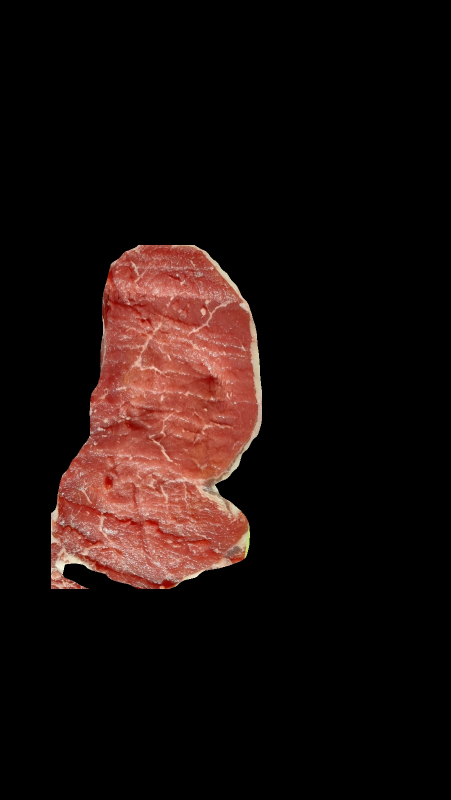
#> input picture Aula pixels/1708025048589.jpg, 901 x 1599 px (shown at 1/2 size)
$ python glare2.py
#> lines starting #> are read from the running program, lines starting #| are printed output that depends on the picture; after the words box and inside, x2 and y2 are one past the last pixel; in counts of white or black regions, pixels touching at a corner belong together; long printed decimals are rounded
import cv2
import numpy as np

# Caminho para a imagem que você quer abrir

marmoreio_image = cv2.imread('1708025048589.jpg')
#> marmoreio_image is the input picture: shape (1599, 901, 3); mean B, G, R 12.2, 14.4, 27.1
mask_lea = cv2.imread('1708352497062.jpg')
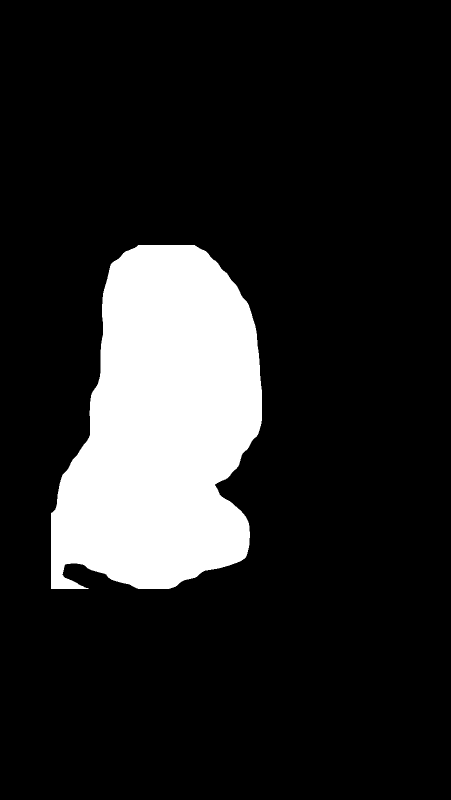
#> input picture Aula pixels/1708352497062.jpg, 901 x 1599 px (shown at 1/2 size)
#> mask_lea is the input picture: shape (1599, 901, 3); min 0, max 255, mean 38
cv2.imwrite('mask_lea.png', mask_lea)

no_glare =  marmoreio_image.copy()
haha_glare =  mask_lea.copy()

brilho_global1 = np.mean(np.log1p(marmoreio_image))
#> brilho_global1 = 0.698
print('brilho', brilho_global1)
#| brilho 0.6978
print('brilho traduzido', round(brilho_global1,2))
#| brilho traduzido 0.7


num_rows = 2
num_cols = 1

    # Calcular o tamanho de cada parte
height, width =no_glare.shape[:2]
#> height = 1599; width = 901
part_height = height // num_rows
#> part_height = 799
part_width = width // num_cols
#> part_width = 901

output_parts = []
no_glare_parts = []

# Dividir a imagem em partes e exibi-las
for r in range(num_rows):
    for c in range(num_cols):
        print(r)
        # Calcular as coordenadas de início e fim da parte atual
        start_row = r * part_height
        end_row = (r + 1) * part_height
        start_col = c * part_width
        end_col = (c + 1) * part_width

        # Obter a parte atual da imagem
        part_img = no_glare[start_row:end_row, start_col:end_col]
        cv2.imwrite('part_img.png', part_img)

        part_lea = mask_lea[start_row:end_row, start_col:end_col]
        cv2.imwrite('part_lea.png', part_lea)

        # blur
        blr = cv2.medianBlur(part_img, 15)
        cv2.imwrite('blr_img.png', blr)

        #hsv
        hsv = cv2.cvtColor(part_img, cv2.COLOR_RGB2HSV)
        val = hsv[:, :, 2]

        cv2.imwrite('hsv_img.png', hsv)

        # at
        at = cv2.adaptiveThreshold(np.array(255- val), 255, cv2.ADAPTIVE_THRESH_GAUSSIAN_C, cv2.THRESH_BINARY, 5, 15)
        cv2.imwrite('at_img.png', at)# Now invert the threshold, and run another for edges.

        ia = np.array(255 - at)  # inversion of adaptiveThreshold of the value.
                #ia = cv2.cvtColor(ia, cv2.COLOR_BGR2GRAY)
        index_iv = 40
        iv = cv2.adaptiveThreshold(ia, 255, cv2.ADAPTIVE_THRESH_GAUSSIAN_C, cv2.THRESH_BINARY, 5, index_iv)
        cv2.imwrite('iv_img.png', iv)

        ib = cv2.subtract(iv, ia)
        cv2.imwrite('ib_img.png', ib)
        # Turn this to a 3 channel mask.
        bz = cv2.merge([ib, ib, ib])
        cv2.imwrite('bz_img.png', bz)
        # Use the blur where the mask is, otherwise use the image.
        dsy = np.where(bz == (0, 0, 0), blr, part_img)
        cv2.imwrite('dsy_img.png', dsy)
        result = dsy.copy()
        cv2.imwrite('result_img.png', result)
        # Count the number of pixels with reflex
        num_pixels_reflex = cv2.countNonZero(ia)
        print('num_pixels_reflex')
        print(num_pixels_reflex)

        meatyPixelArea = cv2.countNonZero(cv2.cvtColor(part_lea, cv2.COLOR_BGR2GRAY))
        print('meatyPixelArea')
        print(meatyPixelArea)

        if num_pixels_reflex != 0 and meatyPixelArea != 0 :
            #print("Pixels AOL:", meatyPixelArea)
            #mask_lea = cv2.cvtColor(mask_lea, cv2.COLOR_BGR2GRAY)
            glarePercentage = (num_pixels_reflex/meatyPixelArea)*100
            #print("Part {r}-{c}%:", glarePercentage)
            # Exibir a parte atual
        else:
            glarePercentage =0
            #print("Part {r}-{c}%:", glarePercentage)

        print('GLARE')
        print(glarePercentage)

        red_intensity = 168# 78 + (182*0.088) + (97*0.585) + (82*0.047) + (glarePercentage*1.41)

        print('red_intensity')
        print(red_intensity)

                # Converter a imagem para escala de cinza
        gray_img = cv2.cvtColor(result, cv2.COLOR_BGR2GRAY)

        white_intensity = 240

        print('white_intensity')
        print(white_intensity)

        # Criar uma matriz de zeros do mesmo tamanho da imagem
        output_img = np.zeros_like(result)

        # Substituir os pixels de acordo com a intensidade
        mask_red = gray_img < red_intensity
        mask_white = (gray_img >= red_intensity) & (gray_img < white_intensity)

        output_img[mask_red] = [0, 0, 255]  # substituir por vermelho
        output_img[mask_white] = [255, 255, 255]  # substituir por branco

        cv2.imwrite('output1_img.png', output_img)

        # Substituir todos os outros pixels (aqueles com intensidade acima de white_intensity) por branco
        mask_others = ~mask_red & ~mask_white
        output_img[mask_others] = [255, 255, 255]

        cv2.imwrite('output2_img.png', output_img)

        output_parts.append(output_img)
        no_glare_parts.append(result)
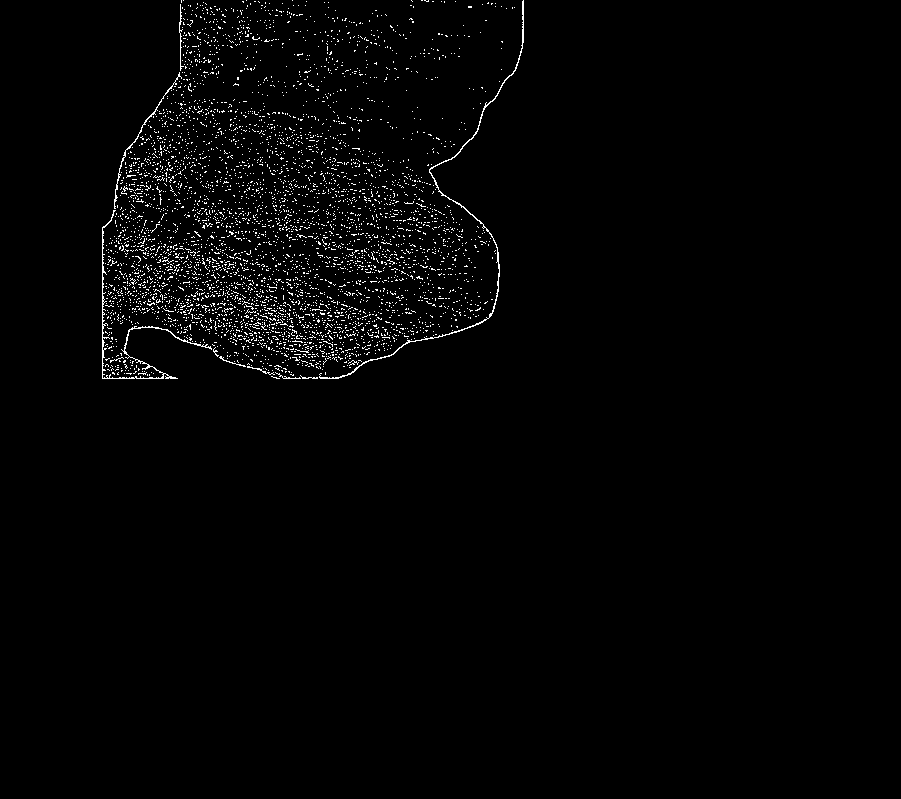
#> ia: shape (799, 901); 1.7% white in thin lines or dots, all inside (x1, y1, x2, y2) = (102, 0, 524, 379)
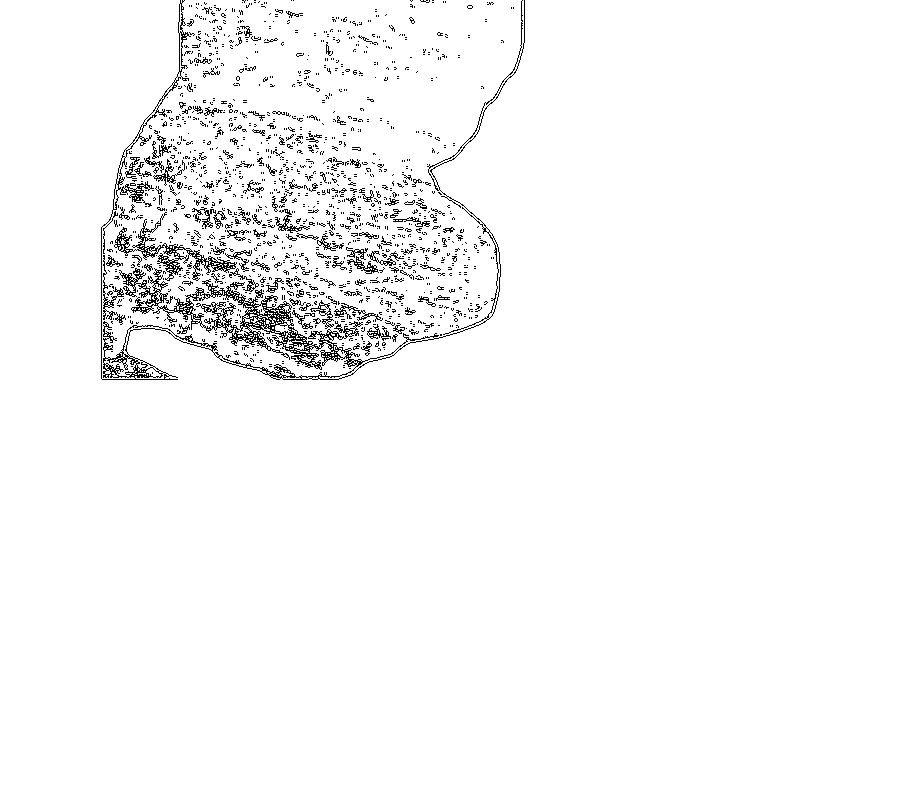
#> iv: shape (799, 901); 97% white; black in thin lines or dots, all inside (x1, y1, x2, y2) = (101, 0, 525, 380)
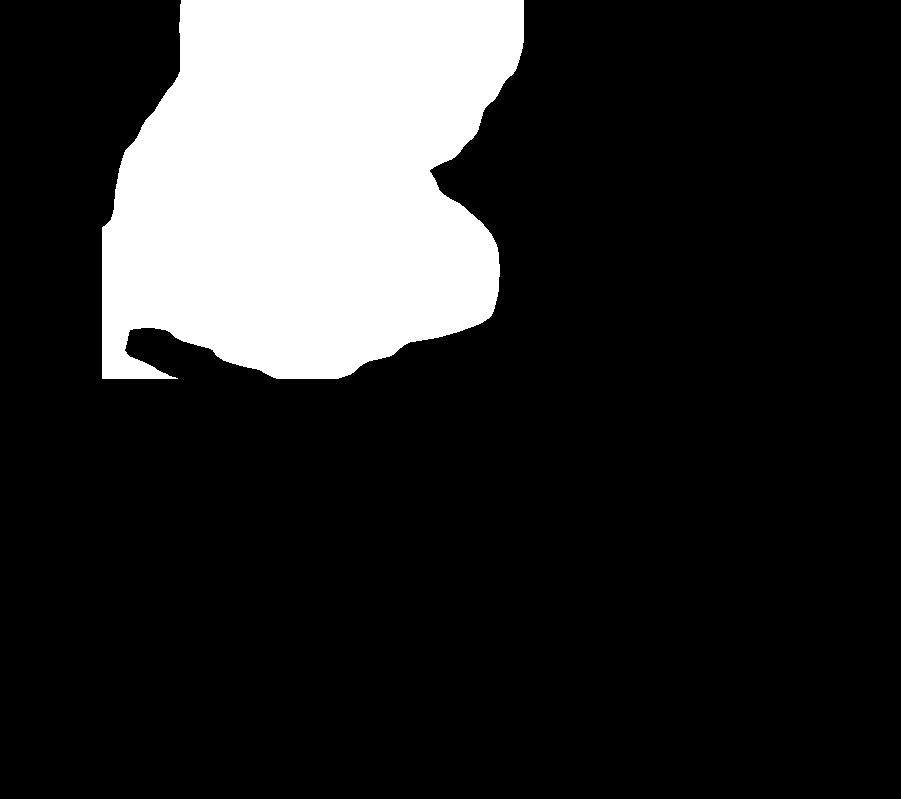
#> part_lea: shape (799, 901, 3); min 0, max 255, mean 45.1
#> after the loop, no_glare_parts = 2 items; output_parts = 2 items

 # Criar uma imagem em branco do tamanho total da imagem original
output_img = np.zeros_like(no_glare)
no_glare =np.zeros_like(no_glare)

cv2.imwrite('no_glare2.png', no_glare)


# Copiar cada parte para a posição correta na imagem final
for r in range(num_rows):
    for c in range(num_cols):
        # Calcular as coordenadas de início e fim da parte atual
        start_row = r * part_height
        end_row = (r + 1) * part_height
        start_col = c * part_width
        end_col = (c + 1) * part_width

        # Obter a parte atual da lista de partes
        part_img_output = output_parts[r * num_cols + c]
        part_img_no_glare = no_glare_parts[r * num_cols + c]

        # Copiar a parte para a posição correta na imagem final
        output_img[start_row:end_row, start_col:end_col] = part_img_output
        no_glare[start_row:end_row, start_col:end_col] = part_img_no_glare
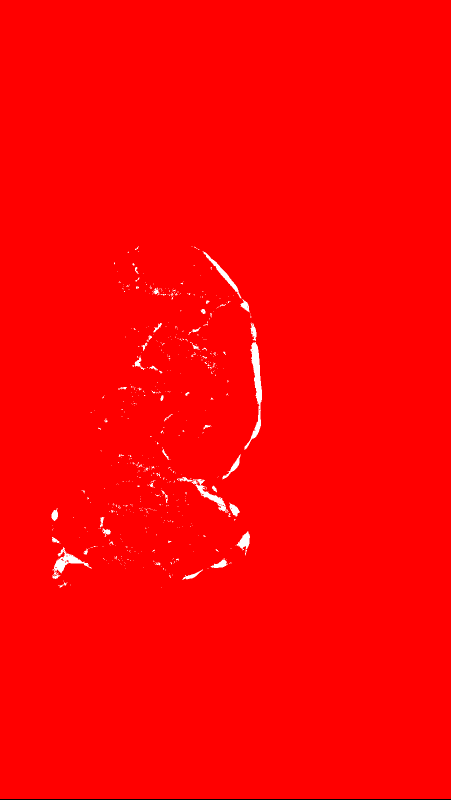
#> output_img: shape (1599, 901, 3) (shown at 1/2 size); mean B, G, R 2, 2, 254.8
        ##Abordagem para remover borda
img= output_img.copy()

cv2.imwrite('img_img.png', img)

# Remove background using bitwise-and operation and mask

mask_lea = cv2.cvtColor(mask_lea, cv2.COLOR_BGR2GRAY)
#> mask_lea: shape (1599, 901)

outImage = cv2.bitwise_and(img, img, mask=mask_lea)
outImage[mask_lea == 0] = [0, 0, 0]  # Turn background black

cv2.imwrite('outImage.png', outImage)


gray = cv2.cvtColor(outImage, cv2.COLOR_BGR2GRAY)
cv2.imwrite('gray_img.png', gray)

# Limiarização para segmentar os pixels brancos (marmoreio)
_, thresh = cv2.threshold(gray, 127, 255, cv2.THRESH_BINARY)
#> thresh: shape (1599, 901); 0.8% white; 548 white regions (497 under 20 px)

        # Encontra os contornos dos pixels brancos
contours, _ = cv2.findContours(thresh, cv2.RETR_EXTERNAL, cv2.CHAIN_APPROX_SIMPLE)
#> contours = 548 contours, 510 with area under 20; largest, box (x1, y1, x2, y2) and area: (489, 684, 524, 900) 1880, (105, 1094, 184, 1158) 1166, (354, 954, 458, 1026) 1064, (405, 503, 483, 597) 708, (474, 1062, 500, 1101) 478

        # Cria uma máscara em branco para o preenchimento
mask = np.zeros_like(outImage)

for contour in contours:
    # Verifica se o contorno tem pelo menos um pixel branco em contato com um pixel preto
    for point in contour:
        x, y = point[0]
        if (
            (x > 0 and gray[y, x - 1] == 0) or  # Pixel à esquerda
            (x < outImage.shape[1] - 1 and gray[y, x + 1] == 0) or  # Pixel à direita
            (y > 0 and gray[y - 1, x] == 0) or  # Pixel acima
            (y < outImage.shape[0] - 1 and gray[y + 1, x] == 0)  # Pixel abaixo
        ):
            area = len(contour)
            if area < 770:
                cv2.drawContours(outImage, [contour], -1, (0, 0, 255), thickness=cv2.FILLED)  # Preenche com vermelho
#> this loop made 548 passes
#> contour on passes 1 to 3: [[323, 1174]], [[116, 1170], [116, 1171]], [[140, 1169], [140, 1170]]
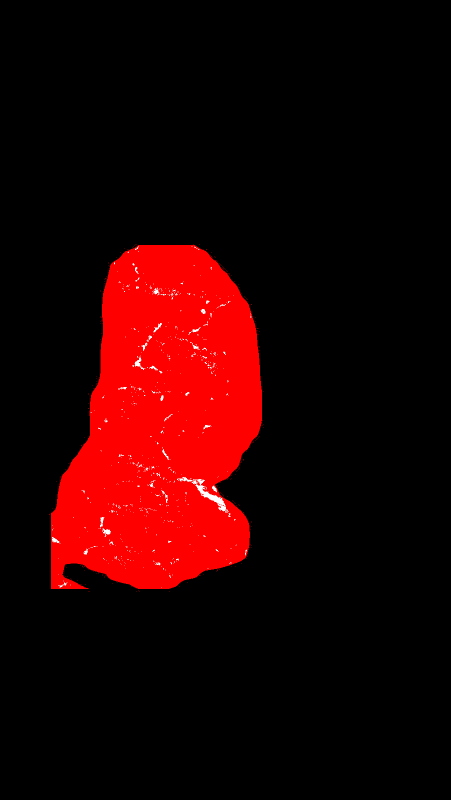
#> outImage: shape (1599, 901, 3) (shown at 1/2 size); mean B, G, R 0.9, 0.9, 38
cv2.imwrite('outImageFinal.png', outImage)
print('finalizado')

# Aplicar o limiar na imagem para obter uma imagem binária
bin_img = cv2.cvtColor(outImage, cv2.COLOR_BGR2GRAY)
        # Contar o número de pixels brancos na imagem binária
white_pixels = np.sum(bin_img == 255)
#> white_pixels = 4943

print('aqui_white_pixels')
print(white_pixels)
#| 4943
        # Calculando Marmoreio
meatyPixelArea = cv2.countNonZero(mask_lea)
#> meatyPixelArea = 214793
print('aqui_meatyPixelArea')
print(meatyPixelArea)
#| 214793
marblePercentage= (white_pixels/meatyPixelArea)*100
#> marblePercentage = 2.3


print('marblePercentage')
print(marblePercentage)
#| 2.301

def get_marble(marblePercentage):
#> called with marblePercentage = 2.3
            if marblePercentage > 18.27:
                return 1100
            data = {
                0.4: 100, 0.45: 110, 0.5: 120, 0.55: 130, 0.6: 140, 0.65: 150, 0.7: 160, 0.75: 170, 0.8: 180, 0.85: 190,
                0.9: 200, 1.03: 210, 1.16: 220, 1.29: 230, 1.42: 240, 1.55: 250, 1.68: 260, 1.81: 270, 1.94: 280, 2.07: 290,
                2.2: 300, 2.312: 310, 2.424: 320, 2.536: 330, 2.648: 340, 2.76: 350, 2.872: 360, 2.984: 370, 3.096: 380,
                3.208: 390, 3.32: 400, 3.427: 410, 3.534: 420, 3.641: 430, 3.748: 440, 3.855: 450, 3.962: 460, 4.069: 470,
                4.176: 480, 4.283: 490, 4.39: 500, 4.627: 510, 4.864: 520, 5.101: 530, 5.338: 540, 5.575: 550, 5.812: 560,
                6.049: 570, 6.286: 580, 6.523: 590, 6.76: 600, 6.895: 610, 7.03: 620, 7.165: 630, 7.3: 640, 7.435: 650,
                7.57: 660, 7.705: 670, 7.84: 680, 7.975: 690, 8.11: 700, 8.377: 710, 8.644: 720, 8.911: 730, 9.178: 740,
                9.445: 750, 9.712: 760, 9.979: 770, 10.246: 780, 10.513: 790, 10.78: 800, 11.053: 810, 11.326: 820,
                11.599: 830, 11.872: 840, 12.145: 850, 12.418: 860, 12.691: 870, 12.964: 880, 13.237: 890, 13.51: 900,
                13.88: 910, 14.25: 920, 14.62: 930, 14.99: 940, 15.36: 950, 15.73: 960, 16.1: 970, 16.47: 980, 16.84: 990,
                17.21: 1000, 17.316: 1010, 17.422: 1020, 17.528: 1030, 17.634: 1040, 17.74: 1050, 17.846: 1060,
                17.952: 1070, 18.058: 1080, 18.164: 1090, 18.27: 1100
            }

            for interval, marble in data.items():
                if marblePercentage <= interval:
                    return marble
            return None

            # Exemplo de uso:
marble = get_marble(marblePercentage)
#> marble = 310
print('Marmoreio:', marble)
#| Marmoreio: 310

mask_lea =cv2.cvtColor(outImage, cv2.COLOR_RGB2GRAY)
hh, ww = mask_lea.shape[:2]
#> hh = 1599; ww = 901

cv2.imwrite('mask_lea2.png', mask_lea)


contours = cv2.findContours(mask_lea, cv2.RETR_EXTERNAL, cv2.CHAIN_APPROX_SIMPLE)
#> contours = 187 contours, 186 with area under 20; largest, box (x1, y1, x2, y2) and area: (102, 489, 525, 1178) 213566
contours = contours[0] if len(contours) == 2 else contours[1]
big_contour = max(contours, key=cv2.contourArea)
#> big_contour = contour of 757 points, box (x1, y1, x2, y2) (102, 489, 525, 1178), area 213566

rotrect = cv2.minAreaRect(big_contour)
#> rotrect = ((322.6, 841.1), (713.8, 400.5), -84.06)
(center), (width,height), angle = rotrect
#> center = (322.6, 841.1); width = 713.8; height = 400.5; angle = -84.06
box = cv2.boxPoints(rotrect)
#> box = [[484.8, 1216.8], [86.46, 1175.4], [160.3, 465.4], [558.6, 506.9]]
boxpts = np.intp(box)
#> boxpts = [[484, 1216], [86, 1175], [160, 465], [558, 506]]
#organizando angulo, dependendo da posição da figura, esquerda ou direita
#print('Angle: ', angle)
if angle < -45 and width > height:
    angle = -(90 + angle)
#> angle = -5.94
# otherwise, check width vs height
else:
    if angle > -45 and width > height:
        angle = -(-90 +angle)
    else:
        angle= -angle

neg_angle = -angle
#> neg_angle = 5.94

M = cv2.getRotationMatrix2D(center, neg_angle, scale=1.0)
#> M = [[0.995, 0.103, -85.28], [-0.103, 0.995, 37.88]]

rectified = cv2.warpAffine(mask_lea, M, (ww, hh), flags=cv2.INTER_CUBIC, borderMode=cv2.BORDER_REPLICATE)
cv2.imwrite('rectified.png', rectified)

###### Desse modo quando tiver dois desenhos seleciono o maior
##cntr = max(contours, key=cv2.contourArea)
x,y,w,h = cv2.boundingRect(big_contour)
#> x = 102; y = 489; w = 423; h = 689
# crop to blob limits
crop_marble = rectified[y:y+h, x:x+w]

cv2.imwrite('crop_marble1.png', crop_marble)

#crop= cv2.cvtColor(mask_egs, mask_egs_ori,cv2.COLOR_GRAY2RGB)
crop_marble = cv2.cvtColor(crop_marble,cv2.COLOR_GRAY2RGB)
#> crop_marble: shape (689, 423, 3)

cv2.imwrite('crop_marble2.png', crop_marble)
##### Substituindo pixels ### Abordagem direta
# Make all perfectly black pixels red
r1, g1, b1 = 29, 29, 29 # Original value
r2, g2, b2 = 255, 0, 0 # Value that we want to replace it with

red, green, blue = crop_marble[:,:,0], crop_marble[:,:,1], crop_marble[:,:,2]
print('blue')
print(blue)
#> (printed output is left out)
mask_1 = (red == r1) & (green == g1) & (blue == b1)
#> mask_1: shape (689, 423) bool; 66.9% white; 252 black regions (110 under 20 px), largest, box (x1, y1, x2, y2) and area: (0, 0, 212, 689) 46930, (239, 0, 423, 689) 33209, (54, 653, 204, 689) 3039
print(mask_1)
#> (printed output is left out)
crop_marble[:,:,:3][mask_1] = [0,0,255]
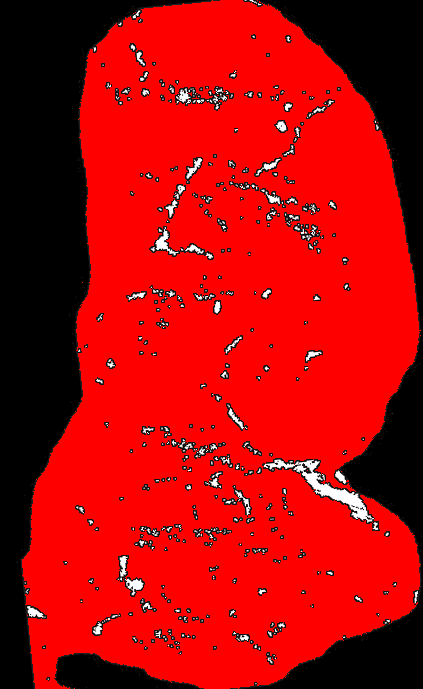
#> crop_marble: shape (689, 423, 3); mean B, G, R 5.5, 5.5, 176.2

cv2.imwrite('crop_marbleFinal.png', crop_marble)
